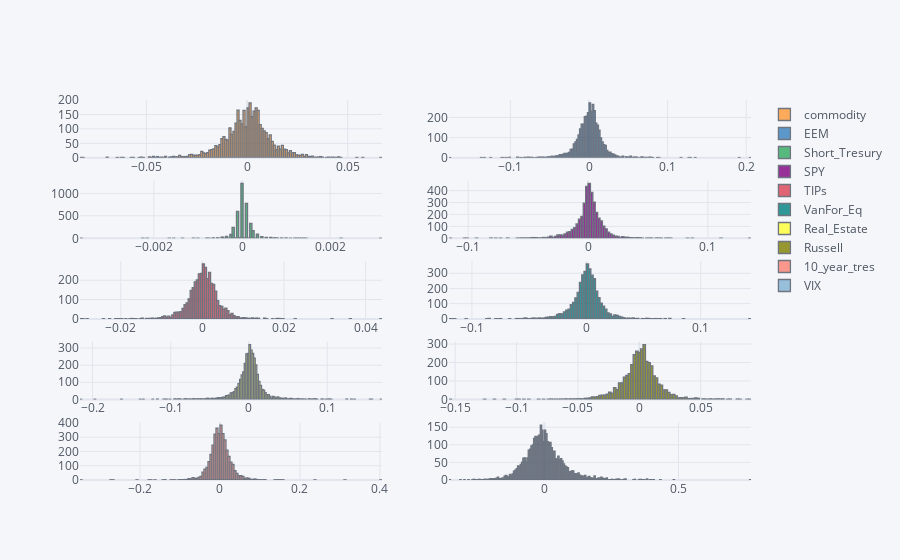

Write notebook code for a chart like this one.
### Code cell
#Compute Log-Returns
rets_log = np.log(adj_close/adj_close.shift(1))
plyo.iplot(
    rets_log.iplot(kind = 'hist',
                   subplots = True,
                   bins = 225,
                   asFigure= True),
    image = 'png',
    filename = 'hist_log_rets'
)

### Figure 1 — Plotly figure (JSON) as saved in the notebook; plotly's stock layout.template omitted (floating-point values rounded to 4 significant figures; data arrays with more than 128 entries replaced by an {"elided": "..."} marker saying what was removed)
{"data": [{"histfunc": "count", "histnorm": "", "marker": {"color": "rgba(255, 153, 51, 1.0)", "line": {"color": "#4D5663", "width": 1.3}}, "name": "commodity", "nbinsx": 225, "opacity": 0.8, "orientation": "v", "type": "histogram", "x": {"elided": "3777 float values"}, "xaxis": "x", "yaxis": "y"}, {"histfunc": "count", "histnorm": "", "marker": {"color": "rgba(55, 128, 191, 1.0)", "line": {"color": "#4D5663", "width": 1.3}}, "name": "EEM", "nbinsx": 225, "opacity": 0.8, "orientation": "v", "type": "histogram", "x": {"elided": "3777 float values"}, "xaxis": "x2", "yaxis": "y2"}, {"histfunc": "count", "histnorm": "", "marker": {"color": "rgba(50, 171, 96, 1.0)", "line": {"color": "#4D5663", "width": 1.3}}, "name": "Short_Tresury", "nbinsx": 225, "opacity": 0.8, "orientation": "v", "type": "histogram", "x": {"elided": "3777 float values"}, "xaxis": "x3", "yaxis": "y3"}, {"histfunc": "count", "histnorm": "", "marker": {"color": "rgba(128, 0, 128, 1.0)", "line": {"color": "#4D5663", "width": 1.3}}, "name": "SPY", "nbinsx": 225, "opacity": 0.8, "orientation": "v", "type": "histogram", "x": {"elided": "3777 float values"}, "xaxis": "x4", "yaxis": "y4"}, {"histfunc": "count", "histnorm": "", "marker": {"color": "rgba(219, 64, 82, 1.0)", "line": {"color": "#4D5663", "width": 1.3}}, "name": "TIPs", "nbinsx": 225, "opacity": 0.8, "orientation": "v", "type": "histogram", "x": {"elided": "3777 float values"}, "xaxis": "x5", "yaxis": "y5"}, {"histfunc": "count", "histnorm": "", "marker": {"color": "rgba(0, 128, 128, 1.0)", "line": {"color": "#4D5663", "width": 1.3}}, "name": "VanFor_Eq", "nbinsx": 225, "opacity": 0.8, "orientation": "v", "type": "histogram", "x": {"elided": "3777 float values"}, "xaxis": "x6", "yaxis": "y6"}, {"histfunc": "count", "histnorm": "", "marker": {"color": "rgba(255, 255, 51, 1.0)", "line": {"color": "#4D5663", "width": 1.3}}, "name": "Real_Estate", "nbinsx": 225, "opacity": 0.8, "orientation": "v", "type": "histogram", "x": {"elided": "3777 float values"}, "xaxis": "x7", "yaxis": "y7"}, {"histfunc": "count", "histnorm": "", "marker": {"color": "rgba(128, 128, 0, 1.0)", "line": {"color": "#4D5663", "width": 1.3}}, "name": "Russell", "nbinsx": 225, "opacity": 0.8, "orientation": "v", "type": "histogram", "x": {"elided": "3777 float values"}, "xaxis": "x8", "yaxis": "y8"}, {"histfunc": "count", "histnorm": "", "marker": {"color": "rgba(251, 128, 114, 1.0)", "line": {"color": "#4D5663", "width": 1.3}}, "name": "10_year_tres", "nbinsx": 225, "opacity": 0.8, "orientation": "v", "type": "histogram", "x": {"elided": "3777 float values"}, "xaxis": "x9", "yaxis": "y9"}, {"histfunc": "count", "histnorm": "", "marker": {"color": "rgba(128, 177, 211, 1.0)", "line": {"color": "#4D5663", "width": 1.3}}, "name": "VIX", "nbinsx": 225, "opacity": 0.8, "orientation": "v", "type": "histogram", "x": {"elided": "3777 float values"}, "xaxis": "x10", "yaxis": "y10"}], "layout": {"barmode": "overlay", "legend": {"bgcolor": "#F5F6F9", "font": {"color": "#4D5663"}}, "paper_bgcolor": "#F5F6F9", "plot_bgcolor": "#F5F6F9", "title": {"font": {"color": "#4D5663"}}, "xaxis": {"anchor": "y", "domain": [0, 0.45], "gridcolor": "#E1E5ED", "showgrid": true, "tickfont": {"color": "#4D5663"}, "title": {"font": {"color": "#4D5663"}, "text": ""}, "zerolinecolor": "#E1E5ED"}, "xaxis10": {"anchor": "y10", "domain": [0.55, 1], "gridcolor": "#E1E5ED", "showgrid": true, "tickfont": {"color": "#4D5663"}, "title": {"font": {"color": "#4D5663"}, "text": ""}, "zerolinecolor": "#E1E5ED"}, "xaxis2": {"anchor": "y2", "domain": [0.55, 1], "gridcolor": "#E1E5ED", "showgrid": true, "tickfont": {"color": "#4D5663"}, "title": {"font": {"color": "#4D5663"}, "text": ""}, "zerolinecolor": "#E1E5ED"}, "xaxis3": {"anchor": "y3", "domain": [0, 0.45], "gridcolor": "#E1E5ED", "showgrid": true, "tickfont": {"color": "#4D5663"}, "title": {"font": {"color": "#4D5663"}, "text": ""}, "zerolinecolor": "#E1E5ED"}, "xaxis4": {"anchor": "y4", "domain": [0.55, 1], "gridcolor": "#E1E5ED", "showgrid": true, "tickfont": {"color": "#4D5663"}, "title": {"font": {"color": "#4D5663"}, "text": ""}, "zerolinecolor": "#E1E5ED"}, "xaxis5": {"anchor": "y5", "domain": [0, 0.45], "gridcolor": "#E1E5ED", "showgrid": true, "tickfont": {"color": "#4D5663"}, "title": {"font": {"color": "#4D5663"}, "text": ""}, "zerolinecolor": "#E1E5ED"}, "xaxis6": {"anchor": "y6", "domain": [0.55, 1], "gridcolor": "#E1E5ED", "showgrid": true, "tickfont": {"color": "#4D5663"}, "title": {"font": {"color": "#4D5663"}, "text": ""}, "zerolinecolor": "#E1E5ED"}, "xaxis7": {"anchor": "y7", "domain": [0, 0.45], "gridcolor": "#E1E5ED", "showgrid": true, "tickfont": {"color": "#4D5663"}, "title": {"font": {"color": "#4D5663"}, "text": ""}, "zerolinecolor": "#E1E5ED"}, "xaxis8": {"anchor": "y8", "domain": [0.55, 1], "gridcolor": "#E1E5ED", "showgrid": true, "tickfont": {"color": "#4D5663"}, "title": {"font": {"color": "#4D5663"}, "text": ""}, "zerolinecolor": "#E1E5ED"}, "xaxis9": {"anchor": "y9", "domain": [0, 0.45], "gridcolor": "#E1E5ED", "showgrid": true, "tickfont": {"color": "#4D5663"}, "title": {"font": {"color": "#4D5663"}, "text": ""}, "zerolinecolor": "#E1E5ED"}, "yaxis": {"anchor": "x", "domain": [0.848, 1], "gridcolor": "#E1E5ED", "showgrid": true, "tickfont": {"color": "#4D5663"}, "title": {"font": {"color": "#4D5663"}, "text": ""}, "zerolinecolor": "#E1E5ED"}, "yaxis10": {"anchor": "x10", "domain": [0, 0.152], "gridcolor": "#E1E5ED", "showgrid": true, "tickfont": {"color": "#4D5663"}, "title": {"font": {"color": "#4D5663"}, "text": ""}, "zerolinecolor": "#E1E5ED"}, "yaxis2": {"anchor": "x2", "domain": [0.848, 1], "gridcolor": "#E1E5ED", "showgrid": true, "tickfont": {"color": "#4D5663"}, "title": {"font": {"color": "#4D5663"}, "text": ""}, "zerolinecolor": "#E1E5ED"}, "yaxis3": {"anchor": "x3", "domain": [0.636, 0.788], "gridcolor": "#E1E5ED", "showgrid": true, "tickfont": {"color": "#4D5663"}, "title": {"font": {"color": "#4D5663"}, "text": ""}, "zerolinecolor": "#E1E5ED"}, "yaxis4": {"anchor": "x4", "domain": [0.636, 0.788], "gridcolor": "#E1E5ED", "showgrid": true, "tickfont": {"color": "#4D5663"}, "title": {"font": {"color": "#4D5663"}, "text": ""}, "zerolinecolor": "#E1E5ED"}, "yaxis5": {"anchor": "x5", "domain": [0.424, 0.576], "gridcolor": "#E1E5ED", "showgrid": true, "tickfont": {"color": "#4D5663"}, "title": {"font": {"color": "#4D5663"}, "text": ""}, "zerolinecolor": "#E1E5ED"}, "yaxis6": {"anchor": "x6", "domain": [0.424, 0.576], "gridcolor": "#E1E5ED", "showgrid": true, "tickfont": {"color": "#4D5663"}, "title": {"font": {"color": "#4D5663"}, "text": ""}, "zerolinecolor": "#E1E5ED"}, "yaxis7": {"anchor": "x7", "domain": [0.212, 0.364], "gridcolor": "#E1E5ED", "showgrid": true, "tickfont": {"color": "#4D5663"}, "title": {"font": {"color": "#4D5663"}, "text": ""}, "zerolinecolor": "#E1E5ED"}, "yaxis8": {"anchor": "x8", "domain": [0.212, 0.364], "gridcolor": "#E1E5ED", "showgrid": true, "tickfont": {"color": "#4D5663"}, "title": {"font": {"color": "#4D5663"}, "text": ""}, "zerolinecolor": "#E1E5ED"}, "yaxis9": {"anchor": "x9", "domain": [0, 0.152], "gridcolor": "#E1E5ED", "showgrid": true, "tickfont": {"color": "#4D5663"}, "title": {"font": {"color": "#4D5663"}, "text": ""}, "zerolinecolor": "#E1E5ED"}}}
